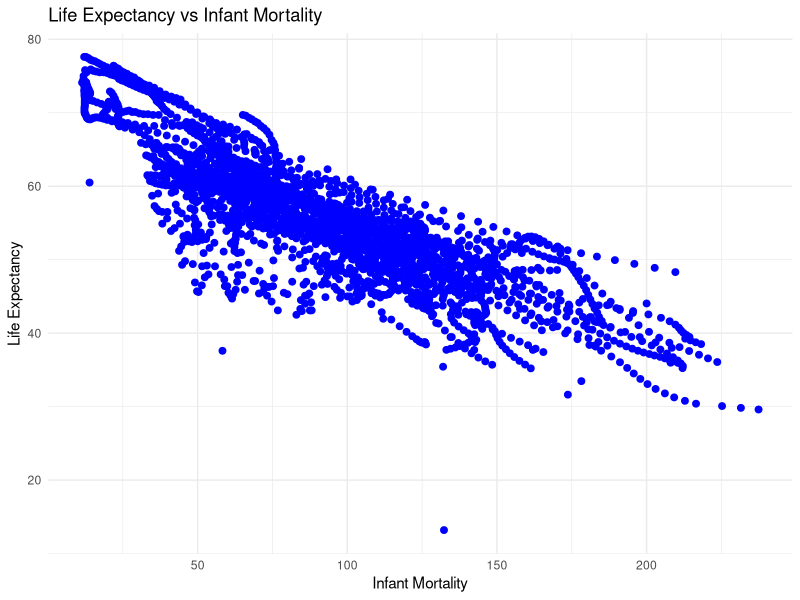
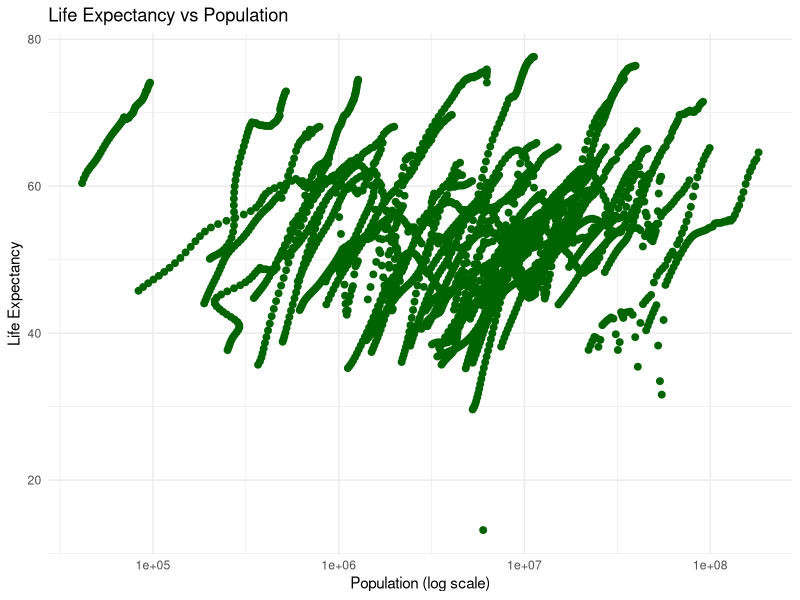
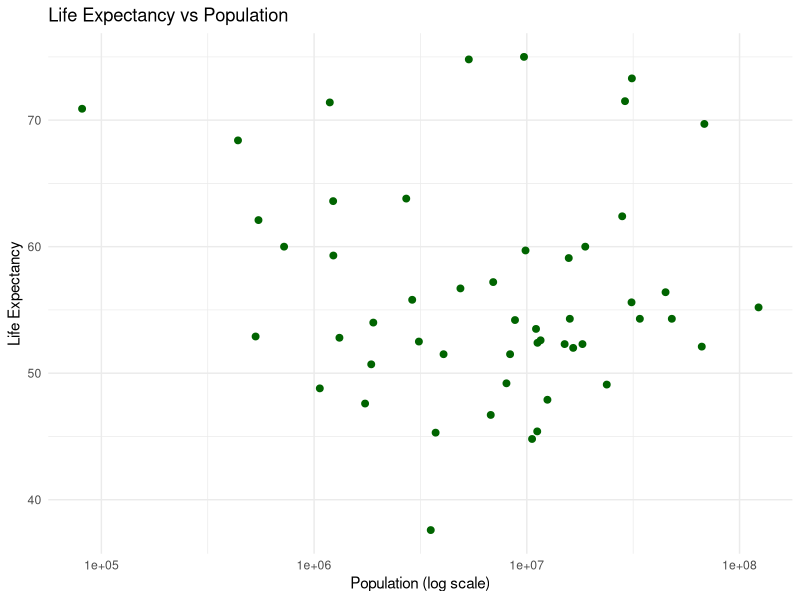
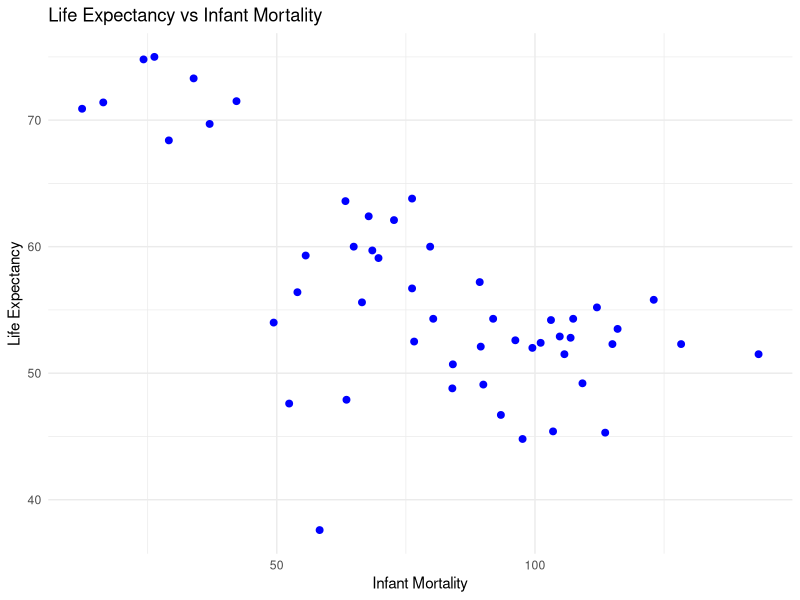
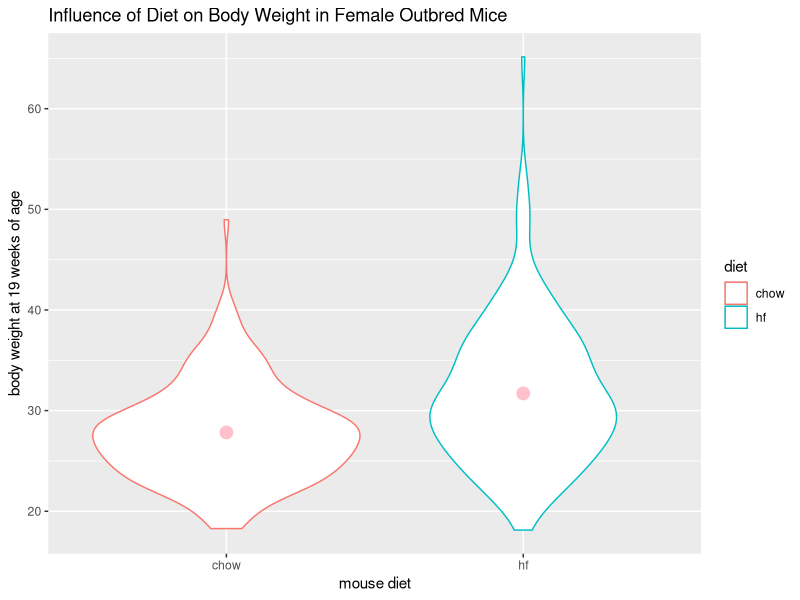
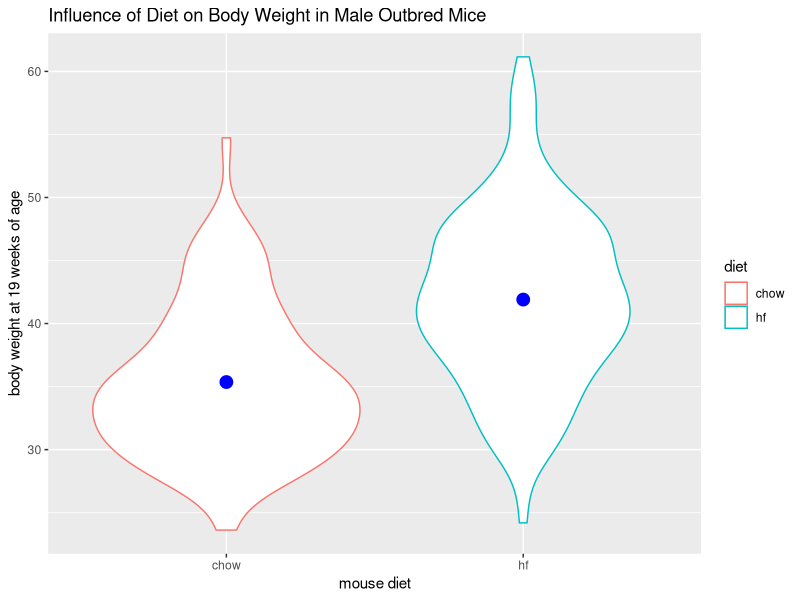
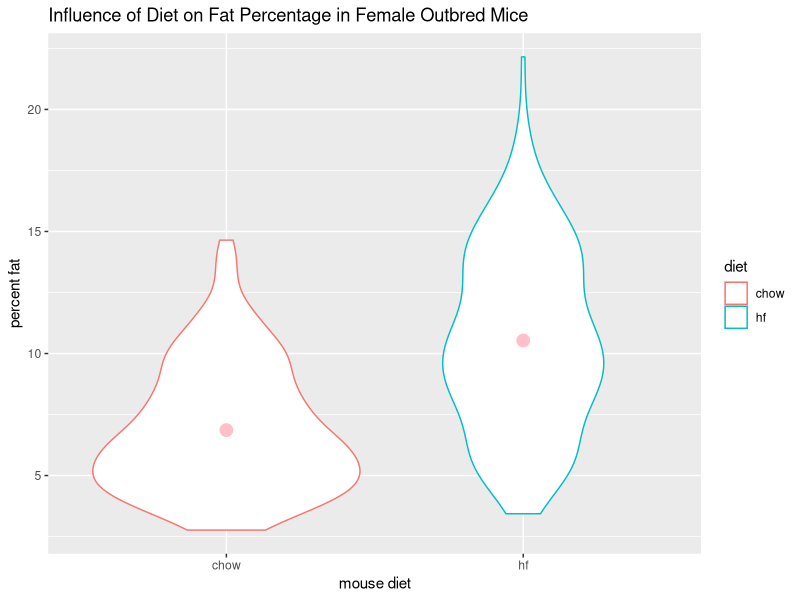
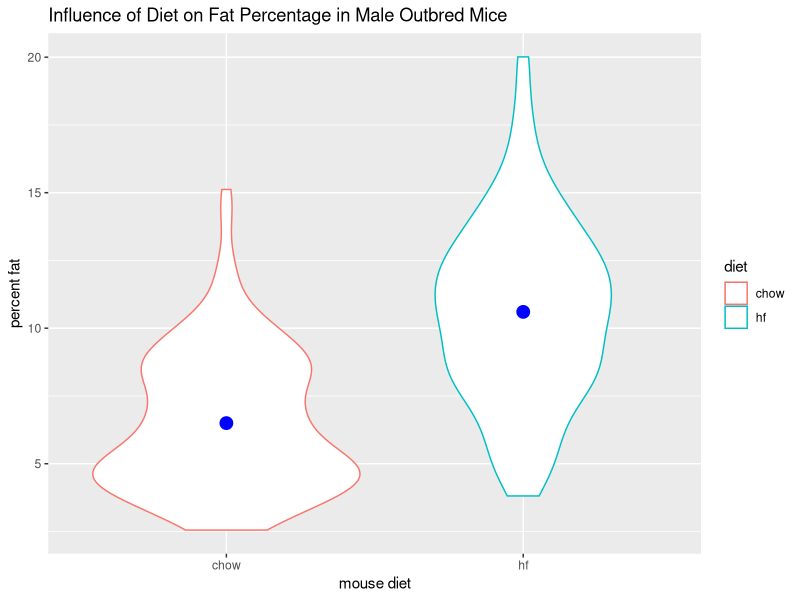

Here is the R script that generated these plots, in order:
## ---- chunk 1
library("dslabs")
## ---- chunk 2
str(gapminder)
#Summary of data
summary(gapminder)
# determine the type of object gapminder is
class(gapminder)
## ---- chunk 3
library (dplyr)
## ---- chunk 4
africadata <- gapminder %>%
  filter(continent == "Africa")
## ---- chunk 5
# look at data
str(africadata)
#Summary of data
summary(africadata)
## ---- chunk 6
# Only infant_mortality and life_expectancy
Africa_infant_life <- africadata %>% select(infant_mortality, life_expectancy)
# Only population and life_expectancy
Africa_pop_life <- africadata %>% select(population, life_expectancy)
## ---- chunk 7
# look at data
str(Africa_infant_life)
str(Africa_pop_life)
## ---- chunk 8
#Summary of data
summary(Africa_infant_life)
## ---- chunk 9
#Summary of data
summary(Africa_pop_life)
## ---- chunk 10
library (ggplot2)
## ---- chunk 11
ggplot(Africa_infant_life, aes(x = infant_mortality, y = life_expectancy)) +
  geom_point(color = "blue", size = 2) +
  labs(
    x = "Infant Mortality",
    y = "Life Expectancy",
    title = "Life Expectancy vs Infant Mortality"
  ) +
  theme_minimal()
## ---- chunk 12
ggplot(Africa_pop_life, aes(x = population, y = life_expectancy)) +
  geom_point(color = "darkgreen", size = 2) +
  scale_x_log10() +  # log-scale for x-axis
  labs(
    x = "Population (log scale)",
    y = "Life Expectancy",
    title = "Life Expectancy vs Population"
  ) +
  theme_minimal()
## ---- chunk 13
Africainfant_missing_years <- africadata %>%
  filter(is.na(infant_mortality)) %>%  # keep rows with missing infant_mortality
  distinct(year) %>%                    # get unique years
  arrange(year)                         #sort the years

Africainfant_missing_years
## ---- chunk 14
africa_2000 <- africadata %>%
  filter(year == 2000)
## ---- chunk 15
str(africa_2000)
summary(africa_2000)
## ---- chunk 16
ggplot(africa_2000, aes(x = population, y = life_expectancy)) +
  geom_point(color = "darkgreen", size = 2) +
  scale_x_log10() +  # log-scale for x-axis
  labs(
    x = "Population (log scale)",
    y = "Life Expectancy",
    title = "Life Expectancy vs Population"
  ) +
  theme_minimal()
## ---- chunk 17
ggplot(africa_2000, aes(x = infant_mortality, y = life_expectancy)) +
  geom_point(color = "blue", size = 2) +
  labs(
    x = "Infant Mortality",
    y = "Life Expectancy",
    title = "Life Expectancy vs Infant Mortality"
  ) +
  theme_minimal()
## ---- chunk 18
# Fit a linear model: life_expectancy ~ infant_mortality
fit1 <- lm(life_expectancy ~ infant_mortality, data = africa_2000)

# Print a summary of the model
summary(fit1)
## ---- chunk 19
# Fit a linear model: life_expectancy ~ population
fit2 <- lm(life_expectancy ~ population, data = africa_2000)

# Print a summary of the model
summary(fit2)
## ---- chunk 20
#Install and download dslabs package
#install.packages("dslabs")
library("dslabs")

#See overview of mouse weights data
str(mice_weights)

#Get summary of the mouse weights data
summary(mice_weights)

#Install and load dplyr package
#install.packages("dplyr")
library("dplyr")

#Assign female mice to femalemice and then overview their data
femalemice = subset(mice_weights, sex == "F")
str(femalemice)
summary(femalemice)

#Assign male mice to malemice and then overview their data
malemice = subset(mice_weights, sex == "M")
str(malemice)
summary(malemice)

#Select Diet and percent_fat for male and female subset groups
femaledietfat = select(femalemice, c('percent_fat', 'diet', 'body_weight'))
maledietfat = select(malemice, c('percent_fat', 'diet', 'body_weight'))

#See overview and summarize percent fat and diet for male versus female mice
str(femaledietfat)
summary(femaledietfat)
str(maledietfat)
summary(maledietfat)

#Make a plot comparing percent fat in the different diets for male or female mice
##Install ggplot2 to make plots
#install.packages("ggplot2")
library(ggplot2)

#Generate plot for female mice looking at diet influence on body weight
ggplot(data = femaledietfat, aes(x = diet, y = body_weight, color = diet)) + geom_violin() + stat_summary(fun.y=mean, geom="point", color="pink", size=4) + labs(title="Influence of Diet on Body Weight in Female Outbred Mice", x = "mouse diet", y = "body weight at 19 weeks of age")

#Generate plot for male mice looking at diet influence on body weight
ggplot(data = maledietfat, aes(x = diet, y = body_weight, color = diet)) + geom_violin() + stat_summary(fun.y=mean, geom="point", color="blue", size=4) + labs(title="Influence of Diet on Body Weight in Male Outbred Mice", x = "mouse diet", y = "body weight at 19 weeks of age")

#Generate plot for female mice looking at diet influence on fat percent
ggplot(data = femaledietfat, aes(x = diet, y = percent_fat, color = diet)) + geom_violin() + stat_summary(fun.y=mean, geom="point", color="pink", size=4) + labs(title="Influence of Diet on Fat Percentage in Female Outbred Mice", x = "mouse diet", y = "percent fat")

#Generate plot for male mice looking at diet influence on fat percent
ggplot(data = maledietfat, aes(x = diet, y = percent_fat, color = diet)) + geom_violin() + stat_summary(fun.y=mean, geom="point", color="blue", size=4) + labs(title="Influence of Diet on Fat Percentage in Male Outbred Mice", x = "mouse diet", y = "percent fat")

#Fit a logistic model for diet as a predictor of body weight and fat percentage
##Convert rank to a factor for the numeric diet for female and male
femaledietfat$diet <- factor(femaledietfat$diet)
femaledietfat$diet <- as.numeric(femaledietfat$diet)
femaledietfat <- femaledietfat %>%
  mutate(binarydiet = diet - 1)

maledietfat$diet <- factor(maledietfat$diet)
maledietfat$diet <- as.numeric(maledietfat$diet)
maledietfat <- maledietfat %>%
  mutate(binarydiet = diet - 1)
##Fit the logistic regression model
mylogitfembody <- glm(binarydiet ~ body_weight, data=femaledietfat, family = "binomial")
summary(mylogitfembody)

mylogitfemfat <- glm(binarydiet ~ percent_fat, data=femaledietfat, family = "binomial")
summary(mylogitfemfat)

mylogitmalebody <- glm(binarydiet ~ body_weight, data=maledietfat, family = "binomial")
summary(mylogitmalebody)

mylogitmalefat <- glm(binarydiet ~ percent_fat, data=maledietfat, family = "binomial")
summary(mylogitmalefat)

#In summary, we found that diet appears to have an influence in both male and female mice, with a high fat diet leading to a higher body weight at 19 weeks of age and a higher fat percentage. We also found that body weight and fat percentage of the mice can be a predictor of the diet that the mice was on.
